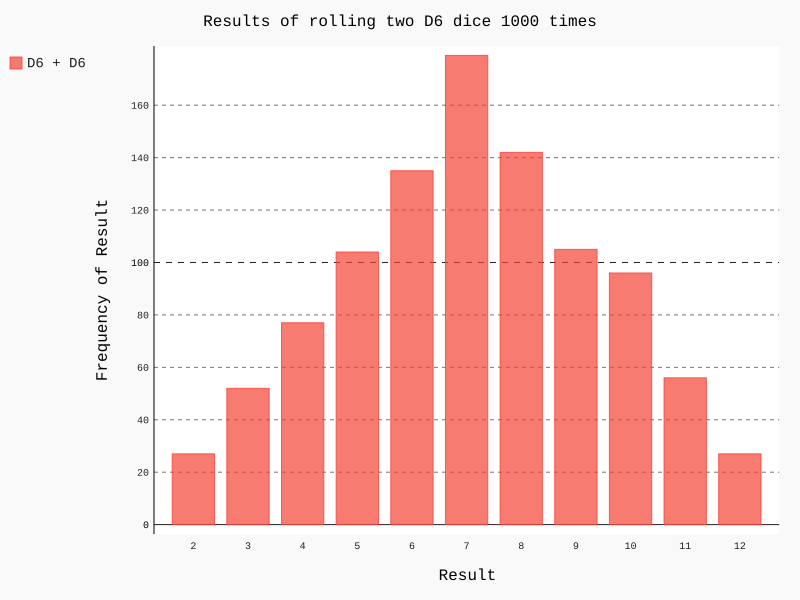

Generate this figure with Python:
import pygal
from die import Die

'''同时掷两个骰子'''
# 创建一个D6实例
die_1 = Die()
die_2 = Die()

# 掷几次骰子，并将结果存储在一个列表中
results = []
#for roll_num in range(100):
# 增加次数，分析结果
for roll_num in range(1000):
    result = die_1.roll() + die_2.roll()
    results.append(result)

# 分析结果
frequencies = []
max_result = die_1.num_sides + die_2.num_sides
for value in range(2, max_result+1):
    frequency = results.count(value)
    frequencies.append(frequency)
'''这就是记录每一个点，出现的次数总和'''
#print(frequencies)

'''对结果进行可视化  ----利用直方图Bar()来可视化 '''
hist = pygal.Bar()

hist.title = "Results of rolling two D6 dice 1000 times "
#hist.x_labels = [ '2', '3', '4', '5', '6', '7', '8', '9', '10', '11', '12']
# 这里直接运用列表的形式就好了。不用什么str来转换了
labels = die_1.random_num()
hist.x_labels = labels
hist.x_title = "Result"
hist.y_title = "Frequency of Result"

hist.add('D6 + D6', frequencies)
hist.render_to_file('dice_visual.svg')
